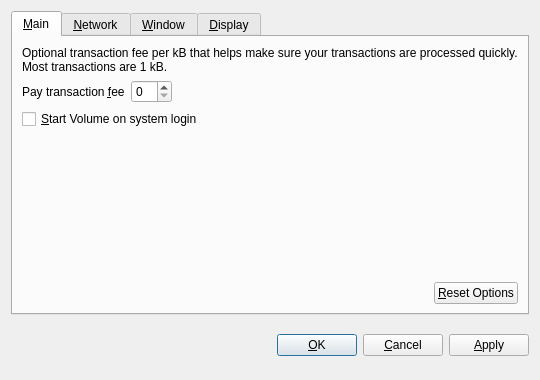
<?xml version="1.0" encoding="UTF-8"?>
<ui version="4.0">
 <class>OptionsDialog</class>
 <widget class="QDialog" name="OptionsDialog">
  <property name="geometry">
   <rect>
    <x>0</x>
    <y>0</y>
    <width>540</width>
    <height>380</height>
   </rect>
  </property>
  <property name="windowTitle">
   <string>Options</string>
  </property>
  <property name="modal">
   <bool>true</bool>
  </property>
  <layout class="QVBoxLayout" name="verticalLayout">
   <item>
    <widget class="QTabWidget" name="tabWidget">
     <property name="tabPosition">
      <enum>QTabWidget::North</enum>
     </property>
     <property name="currentIndex">
      <number>0</number>
     </property>
     <widget class="QWidget" name="tabMain">
      <attribute name="title">
       <string>&amp;Main</string>
      </attribute>
      <layout class="QVBoxLayout" name="verticalLayout_Main">
       <item>
        <widget class="QLabel" name="transactionFeeInfoLabel">
         <property name="text">
          <string>Optional transaction fee per kB that helps make sure your transactions are processed quickly. Most transactions are 1 kB.</string>
         </property>
         <property name="textFormat">
          <enum>Qt::PlainText</enum>
         </property>
         <property name="wordWrap">
          <bool>true</bool>
         </property>
        </widget>
       </item>
       <item>
        <layout class="QHBoxLayout" name="horizontalLayout_1_Main">
         <item>
          <widget class="QLabel" name="transactionFeeLabel">
           <property name="text">
            <string>Pay transaction &amp;fee</string>
           </property>
           <property name="textFormat">
            <enum>Qt::PlainText</enum>
           </property>
           <property name="buddy">
            <cstring>transactionFee</cstring>
           </property>
          </widget>
         </item>
         <item>
          <widget class="BitcoinAmountField" name="transactionFee"/>
         </item>
         <item>
          <spacer name="horizontalSpacer_1_Main">
           <property name="orientation">
            <enum>Qt::Horizontal</enum>
           </property>
           <property name="sizeHint" stdset="0">
            <size>
             <width>40</width>
             <height>20</height>
            </size>
           </property>
          </spacer>
         </item>
        </layout>
       </item>
       <item>
        <widget class="QCheckBox" name="bitcoinAtStartup">
         <property name="toolTip">
          <string>Automatically start Volume after logging in to the system.</string>
         </property>
         <property name="text">
          <string>&amp;Start Volume on system login</string>
         </property>
        </widget>
       </item>
       <item>
        <spacer name="verticalSpacer_Main">
         <property name="orientation">
          <enum>Qt::Vertical</enum>
         </property>
         <property name="sizeHint" stdset="0">
          <size>
           <width>20</width>
           <height>40</height>
          </size>
         </property>
        </spacer>
       </item>
       <item>
        <layout class="QHBoxLayout" name="horizontalLayout_2_Main">
         <item>
          <spacer name="horizontalSpacer_2_Main">
           <property name="orientation">
            <enum>Qt::Horizontal</enum>
           </property>
           <property name="sizeHint" stdset="0">
            <size>
             <width>40</width>
             <height>20</height>
            </size>
           </property>
          </spacer>
         </item>
         <item>
          <widget class="QPushButton" name="resetButton">
           <property name="toolTip">
            <string>Reset all client options to default.</string>
           </property>
           <property name="text">
            <string>&amp;Reset Options</string>
           </property>
           <property name="autoDefault">
            <bool>false</bool>
           </property>
          </widget>
         </item>
        </layout>
       </item>
      </layout>
     </widget>
     <widget class="QWidget" name="tabNetwork">
      <attribute name="title">
       <string>&amp;Network</string>
      </attribute>
      <layout class="QVBoxLayout" name="verticalLayout_Network">
       <item>
        <widget class="QCheckBox" name="mapPortUpnp">
         <property name="toolTip">
          <string>Automatically open the Volume client port on the router. This only works when your router supports UPnP and it is enabled.</string>
         </property>
         <property name="text">
          <string>Map port using &amp;UPnP</string>
         </property>
        </widget>
       </item>
       <item>
        <widget class="QCheckBox" name="connectSocks">
         <property name="toolTip">
          <string>Connect to the Volume network through a SOCKS proxy (e.g. when connecting through Tor).</string>
         </property>
         <property name="text">
          <string>&amp;Connect through SOCKS proxy:</string>
         </property>
        </widget>
       </item>
       <item>
        <layout class="QHBoxLayout" name="horizontalLayout_Network">
         <item>
          <widget class="QLabel" name="proxyIpLabel">
           <property name="text">
            <string>Proxy &amp;IP:</string>
           </property>
           <property name="textFormat">
            <enum>Qt::PlainText</enum>
           </property>
           <property name="buddy">
            <cstring>proxyIp</cstring>
           </property>
          </widget>
         </item>
         <item>
          <widget class="QValidatedLineEdit" name="proxyIp">
           <property name="maximumSize">
            <size>
             <width>140</width>
             <height>16777215</height>
            </size>
           </property>
           <property name="toolTip">
            <string>IP address of the proxy (e.g. 127.0.0.1)</string>
           </property>
          </widget>
         </item>
         <item>
          <widget class="QLabel" name="proxyPortLabel">
           <property name="text">
            <string>&amp;Port:</string>
           </property>
           <property name="textFormat">
            <enum>Qt::PlainText</enum>
           </property>
           <property name="buddy">
            <cstring>proxyPort</cstring>
           </property>
          </widget>
         </item>
         <item>
          <widget class="QLineEdit" name="proxyPort">
           <property name="maximumSize">
            <size>
             <width>55</width>
             <height>16777215</height>
            </size>
           </property>
           <property name="toolTip">
            <string>Port of the proxy (e.g. 9050)</string>
           </property>
          </widget>
         </item>
         <item>
          <widget class="QLabel" name="socksVersionLabel">
           <property name="text">
            <string>SOCKS &amp;Version:</string>
           </property>
           <property name="textFormat">
            <enum>Qt::PlainText</enum>
           </property>
           <property name="buddy">
            <cstring>socksVersion</cstring>
           </property>
          </widget>
         </item>
         <item>
          <widget class="QValueComboBox" name="socksVersion">
           <property name="toolTip">
            <string>SOCKS version of the proxy (e.g. 5)</string>
           </property>
          </widget>
         </item>
         <item>
          <spacer name="horizontalSpacer_Network">
           <property name="orientation">
            <enum>Qt::Horizontal</enum>
           </property>
           <property name="sizeHint" stdset="0">
            <size>
             <width>40</width>
             <height>20</height>
            </size>
           </property>
          </spacer>
         </item>
        </layout>
       </item>
       <item>
        <spacer name="verticalSpacer_Network">
         <property name="orientation">
          <enum>Qt::Vertical</enum>
         </property>
         <property name="sizeHint" stdset="0">
          <size>
           <width>20</width>
           <height>40</height>
          </size>
         </property>
        </spacer>
       </item>
      </layout>
     </widget>
     <widget class="QWidget" name="tabWindow">
      <attribute name="title">
       <string>&amp;Window</string>
      </attribute>
      <layout class="QVBoxLayout" name="verticalLayout_Window">
       <item>
        <widget class="QCheckBox" name="minimizeToTray">
         <property name="toolTip">
          <string>Show only a tray icon after minimizing the window.</string>
         </property>
         <property name="text">
          <string>&amp;Minimize to the tray instead of the taskbar</string>
         </property>
        </widget>
       </item>
       <item>
        <widget class="QCheckBox" name="minimizeOnClose">
         <property name="toolTip">
          <string>Minimize instead of exit the application when the window is closed. When this option is enabled, the application will be closed only after selecting Quit in the menu.</string>
         </property>
         <property name="text">
          <string>M&amp;inimize on close</string>
         </property>
        </widget>
       </item>
       <item>
        <spacer name="verticalSpacer_Window">
         <property name="orientation">
          <enum>Qt::Vertical</enum>
         </property>
         <property name="sizeHint" stdset="0">
          <size>
           <width>20</width>
           <height>40</height>
          </size>
         </property>
        </spacer>
       </item>
      </layout>
     </widget>
     <widget class="QWidget" name="tabDisplay">
      <attribute name="title">
       <string>&amp;Display</string>
      </attribute>
      <layout class="QVBoxLayout" name="verticalLayout_Display">
       <item>
        <layout class="QHBoxLayout" name="horizontalLayout_1_Display">
         <item>
          <widget class="QLabel" name="langLabel">
           <property name="text">
            <string>User Interface &amp;language:</string>
           </property>
           <property name="textFormat">
            <enum>Qt::PlainText</enum>
           </property>
           <property name="buddy">
            <cstring>lang</cstring>
           </property>
          </widget>
         </item>
         <item>
          <widget class="QValueComboBox" name="lang">
           <property name="toolTip">
            <string>The user interface language can be set here. This setting will take effect after restarting Volume.</string>
           </property>
          </widget>
         </item>
        </layout>
       </item>
       <item>
        <layout class="QHBoxLayout" name="horizontalLayout_2_Display">
         <item>
          <widget class="QLabel" name="unitLabel">
           <property name="text">
            <string>&amp;Unit to show amounts in:</string>
           </property>
           <property name="textFormat">
            <enum>Qt::PlainText</enum>
           </property>
           <property name="buddy">
            <cstring>unit</cstring>
           </property>
          </widget>
         </item>
         <item>
          <widget class="QValueComboBox" name="unit">
           <property name="toolTip">
            <string>Choose the default subdivision unit to show in the interface and when sending coins.</string>
           </property>
          </widget>
         </item>
        </layout>
       </item>
       <item>
        <widget class="QCheckBox" name="displayAddresses">
         <property name="toolTip">
          <string>Whether to show Volume addresses in the transaction list or not.</string>
         </property>
         <property name="text">
          <string>&amp;Display addresses in transaction list</string>
         </property>
        </widget>
       </item>
       <item>
        <widget class="QCheckBox" name="coinControlFeatures">
         <property name="toolTip">
          <string>Whether to show coin control features or not.</string>
         </property>
         <property name="text">
          <string>Display coin &amp;control features (experts only!)</string>
         </property>
        </widget>
       </item>
       <item>
        <spacer name="verticalSpacer_Display">
         <property name="orientation">
          <enum>Qt::Vertical</enum>
         </property>
         <property name="sizeHint" stdset="0">
          <size>
           <width>20</width>
           <height>40</height>
          </size>
         </property>
        </spacer>
       </item>
      </layout>
     </widget>
    </widget>
   </item>
   <item>
    <layout class="QHBoxLayout" name="horizontalLayout_Buttons">
     <item>
      <spacer name="horizontalSpacer_1">
       <property name="orientation">
        <enum>Qt::Horizontal</enum>
       </property>
       <property name="sizeHint" stdset="0">
        <size>
         <width>40</width>
         <height>48</height>
        </size>
       </property>
      </spacer>
     </item>
     <item>
      <widget class="QLabel" name="statusLabel">
       <property name="font">
        <font>
         <weight>75</weight>
         <bold>true</bold>
        </font>
       </property>
       <property name="text">
        <string/>
       </property>
       <property name="textFormat">
        <enum>Qt::PlainText</enum>
       </property>
       <property name="wordWrap">
        <bool>true</bool>
       </property>
      </widget>
     </item>
     <item>
      <spacer name="horizontalSpacer_2">
       <property name="orientation">
        <enum>Qt::Horizontal</enum>
       </property>
       <property name="sizeHint" stdset="0">
        <size>
         <width>40</width>
         <height>48</height>
        </size>
       </property>
      </spacer>
     </item>
     <item>
      <widget class="QPushButton" name="okButton">
       <property name="text">
        <string>&amp;OK</string>
       </property>
      </widget>
     </item>
     <item>
      <widget class="QPushButton" name="cancelButton">
       <property name="text">
        <string>&amp;Cancel</string>
       </property>
       <property name="autoDefault">
        <bool>false</bool>
       </property>
      </widget>
     </item>
     <item>
      <widget class="QPushButton" name="applyButton">
       <property name="text">
        <string>&amp;Apply</string>
       </property>
       <property name="autoDefault">
        <bool>false</bool>
       </property>
      </widget>
     </item>
    </layout>
   </item>
  </layout>
 </widget>
 <customwidgets>
  <customwidget>
   <class>BitcoinAmountField</class>
   <extends>QSpinBox</extends>
   <header>bitcoinamountfield.h</header>
  </customwidget>
  <customwidget>
   <class>QValueComboBox</class>
   <extends>QComboBox</extends>
   <header>qvaluecombobox.h</header>
  </customwidget>
  <customwidget>
   <class>QValidatedLineEdit</class>
   <extends>QLineEdit</extends>
   <header>qvalidatedlineedit.h</header>
  </customwidget>
 </customwidgets>
 <resources/>
 <connections/>
</ui>
